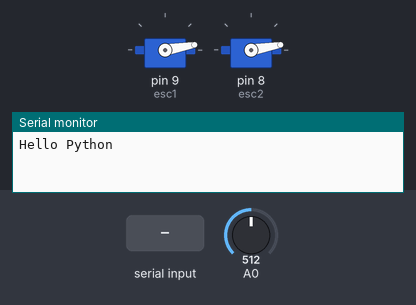
This sketch was run on a simulated Arduino Uno, built with avr-gcc and run on an emulated ATmega328P. Shown: 2 × servo, the last lines printed to the serial monitor. Inputs (shaded band) come from the test bench; at power-on: A0 = 512.

Above: at 6.2 s.
6.3 s: "90,45\n" received over Serial
At 6.9 s:
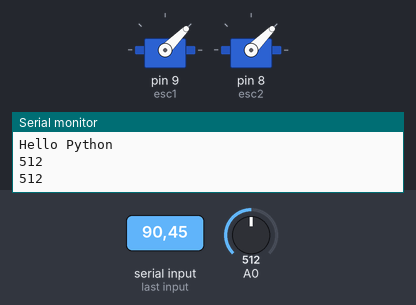
7.8 s: "30,150\n" received over Serial
At 8.1 s:
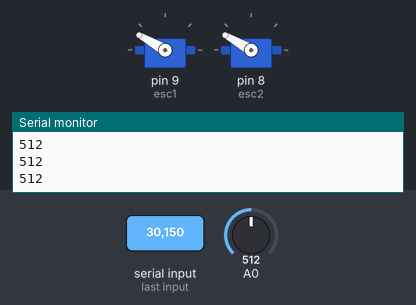
9.3 s: "90\n" received over Serial
At 10.3 s:
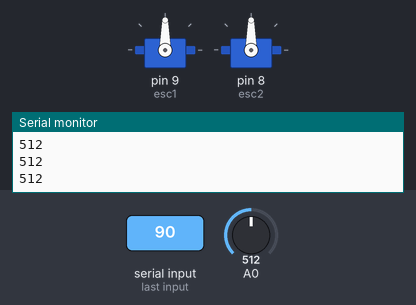
10.8 s: "200\n" received over Serial
At 11.5 s:
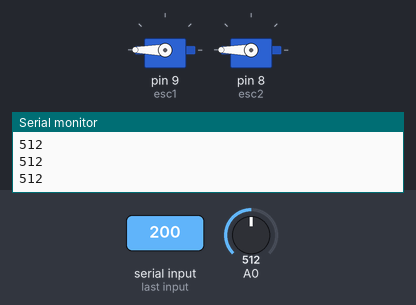
12.3 s: "10\n" received over Serial
At 12.6 s:
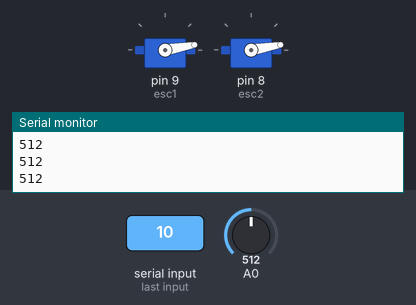
Timing chart, 0 to 14.8 s (numbered marks = the images above; inputs shaded):
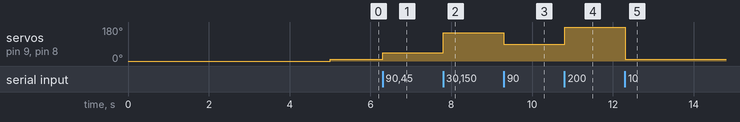

Measured:
- after the input at 6.3 s, servo on pin 9 (esc1), servo on pin 8 (esc2): 10° → 45° at once
- after the input at 7.8 s, servo on pin 9 (esc1), servo on pin 8 (esc2): 45° → 150° at once
- after the input at 9.3 s, servo on pin 9 (esc1), servo on pin 8 (esc2): 150° → 90° at once
- after the input at 10.8 s, servo on pin 9 (esc1), servo on pin 8 (esc2): 90° → 180° at once
- after the input at 12.3 s, servo on pin 9 (esc1), servo on pin 8 (esc2): 180° → 10° at once

The sketch:

Arduino_Python.ino
```cpp
#include <Servo.h> // Incluye la carpeta que tiene los controladores de los motores sin escobillas.
Servo esc1; // Define el motor 01 con esc1
Servo esc2; // Define el motor 02 con esc2
int b; // Define una variable entera b que sirve para entregar los valores del sensor.
int a; // Define una variable entera a que sirve para determinar la velocidad de los motores.
void setup() {
  // put your setup code here, to run once:
  Serial.begin(9600); // Velocidad de la comunicación serial
  Serial.println("Hello Python"); // Parámetro de entrada que establece la comunicación con python
  esc1.attach(9); // Identifica la salida que se comunica con el motor 01
  esc2.attach(8); // Identifica la salida que se comunica con el motor 02
  esc1.write(0);  // Define la velocidad inicial del motor 01 a "cero"
  esc2.write(0);  // Define la velocidad inicial del motor 02 a "cero"
  delay(5000);    // Espera cinco segundos para que el controlador de los motores inicie
  esc1.write(10); // Coloca al motor 01 en espera
  esc2.write(10); // Coloca al motor 02 en espera
}

void loop() {
  // put your main code here, to run repeatedly:
  while (Serial.available()){ // Mientras el puerto serial reciba haga...
     a = Serial.parseInt(); // Convierte la señal del puerto serial en un entero
     if (a == 0){           // Si el entero es igual a "cero" haga... el espacio es vacio porque arduino espera a que los motores inicien
     }
     else if(a==10)  // Si el entero es igual a 10... coloque los motores en modo de espera
     {
       esc1.write(10);
       esc2.write(10);
     }
     else          // Sino defina la velicidad de los motores a "a"
     {
     esc1.write(a);
     esc2.write(a);
     }
     b = analogRead(0); // Lea la señal del sensor y guardela en b
     Serial.println(b); // Envíe la señal del sensor a Python
  }
}
```
